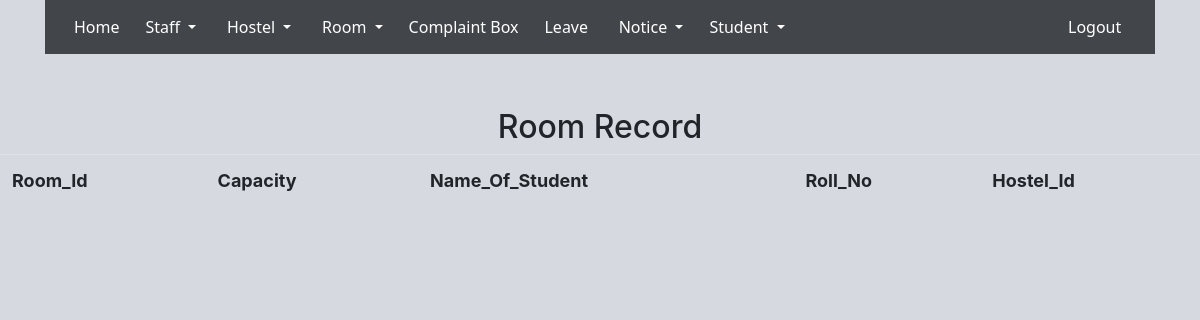
Before: /room_view.php with the older database file.
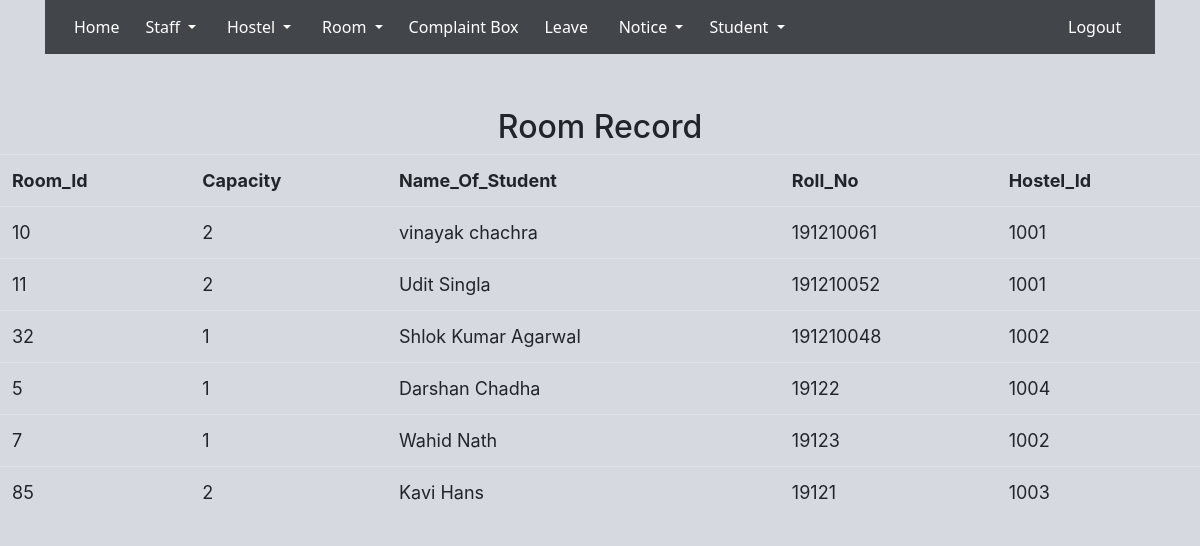
After: the same page with the newer database file.
### tables this page shows
CREATE TABLE `room` (
  `room_id` varchar(10) NOT NULL,
  `capacity` int(11) NOT NULL,
  `name_of_student` varchar(50) NOT NULL,
  `rollno` varchar(10) NOT NULL,
  `hostel_id` varchar(10) NOT NULL
);

### room_view.php (the view, shortened to what this page needs)
<!DOCTYPE html>
<html>
<head>
		<link href="css/bootstrap-4.4.1.css" rel="stylesheet" type="text/css">
<link href="css/style.css" rel="stylesheet" type="text/css">
</head>
<body>
<div class="container">
  <nav class="navbar navbar-expand-lg navbar-light bg-light">
    <div class="collapse navbar-collapse" id="navbarSupportedContent1">
      <ul class="navbar-nav mr-auto">
        <li><button type="button" class="btn btn-primary" onclick="window.location.href='admin_login.php'" >Home</button></li>
        <li><div class="btn-group">
  <button type="button" class="btn btn-primary dropdown-toggle" data-toggle="dropdown" aria-haspopup="true" aria-expanded="false">
    Staff
  </button>
</div>
</li>
        <li class="nav-item">&nbsp;</li>
      <li><div class="btn-group">
  <button type="button" class="btn btn-primary dropdown-toggle" data-toggle="dropdown" aria-haspopup="true" aria-expanded="false">
    Hostel
  </button>
</div>
</li>
        <li class="nav-item">&nbsp;</li>
      <li><div class="btn-group">
  <button type="button" class="btn btn-primary dropdown-toggle" data-toggle="dropdown" aria-haspopup="true" aria-expanded="false">
    Room
  </button>
</div>
</li>
        <li><button type="button" class="btn btn-primary" onclick="window.location.href='complaint_view.php'" >Complaint Box</button></li>
        <li><button type="button" class="btn btn-primary" onclick="window.location.href='leave_view.php'" > Leave </button></li>
        <li class="nav-item">&nbsp;</li>
      <li><div class="btn-group">
  <button type="button" class="btn btn-primary dropdown-toggle" data-toggle="dropdown" aria-haspopup="true" aria-expanded="false">
    Notice
  </button>
</div>
</li>
<li><div class="btn-group">
  <button type="button" class="btn btn-primary dropdown-toggle" data-toggle="dropdown" aria-haspopup="true" aria-expanded="false">
    Student
  </button>
</div>
</li>
<li class="nav-item"></li>
<li><button type="button" class="btn btn-primary" onclick="window.location.href='logout.php'" >Logout</button></li>
     </ul>
    </div>
  </nav>
	</div>
<br><br>
<caption><h2>Room Record</h2></caption>
<table class="table table-hover">
	<tr>
		<th>Room_Id</th>
		<th>Capacity</th>
		<th>Name_Of_Student</th>
		<th>Roll_No</th>
		<th>Hostel_Id</th>
	</tr>
<?php
$ViewQuery="SELECT *
            FROM room " ;
$Execute=mysql_query($ViewQuery);
while($DataRows=mysql_fetch_array($Execute)){
	$Room_Id=$DataRows['room_id'];
	$Capacity=$DataRows['capacity'];
	$Name_Of_Student=$DataRows['name_of_student'];
	$Rollno=$DataRows['rollno'];
	$Hostel_Id=$DataRows['hostel_id'];
 ?>
 <tr>
<td><?php echo $Room_Id ;?></td>
<td><?php echo $Capacity; ?></td>
<td><?php echo $Name_Of_Student; ?></td>
<td><?php echo $Rollno; ?></td>
<td><?php echo $Hostel_Id; ?></td>
</tr>
<?php } ?>
</table>
</body>
</html>

### css/style.css (style rules this page uses)
.container { background-color: #D6DAE0; color: #0C2B59; font-family: Segoe, "Segoe UI", "DejaVu Sans", "Trebuchet MS", Verdana, sans-serif; }
.container .navbar.navbar-expand-lg.navbar-light.bg-light #navbarSupportedContent1 { background-color: #42464B; }
body { background-color: #D6DAE0; font-size: large; text-align: left; }
.bg-light { background-color: #42464B !important; }
.btn-primary { color: #fff; background-color: #42464B; border-color: #42464B; }

### room_view.php (style rules this page uses)
h2 { text-align: center; }

Changed rows visible on the page:
added room: room "10", capacity "2", name_of_student "vinayak chachra", rollno "191210061", hostel "1001"
added room: room "11", capacity "2", name_of_student "Udit Singla", rollno "191210052", hostel "1001"
added room: room "32", capacity "1", name_of_student "Shlok Kumar Agarwal", rollno "191210048", hostel "1002"
added room: room "5", capacity "1", name_of_student "Darshan Chadha", rollno "19122", hostel "1004"
added room: room "7", capacity "1", name_of_student "Wahid Nath", rollno "19123", hostel "1002"
added room: room "85", capacity "2", name_of_student "Kavi Hans", rollno "19121", hostel "1003"
